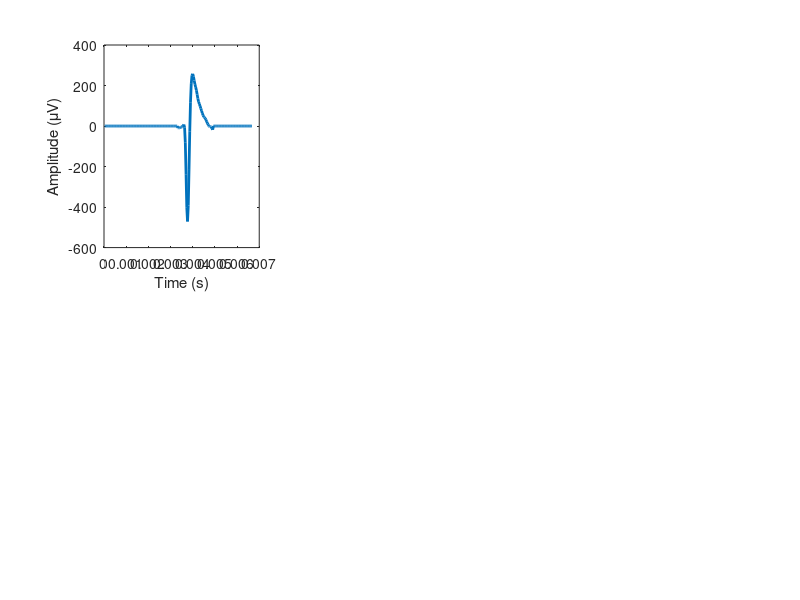

MATLAB code for this plot: (Note: this script raises an error after producing the figure.)
%% spectrum analysis of neuron
counter = 1;
filenames = {'Neuron_data_canonical.mat','Neuron_data_longerTail.mat','Neuron_data_weirdBlip.mat'};
figure
for fname = filenames
    load(fname{1}); % load neuron
    numPoints = 200;
    sampRate = 30000;
    xData = (1:1:numPoints)/sampRate;
    yData = zeros(1,numPoints);
    yData(100:100+length(neuronMeanWave)-1) = yData(100:100+length(neuronMeanWave)-1)+neuronMeanWave;
    
    subplot(2,3,counter)
    plot(xData,yData,'linewidth',2)
    xlabel('Time (s)')
    ylabel('Amplitude (\muV)')
    formatForLee(gcf)
    subplot(2,3,counter+3)
    f=periodogram(yData,[],0:1:5000,sampRate);
    plot(10*log10(f),'linewidth',2)
    xlim([0 5000])
    xlabel('Frequency (Hz)')
    ylabel('Power/Frequency (dB/Hz)')
    formatForLee(gcf)
    counter = counter+1;
end

%% do it for the stimulation artefact
figure;
load('artifact_lowGain.mat')
idx = [52, 71, 82];
sampRate = 30000;
counter = 1;
for i = idx
    yData = squeeze(artifactData(1).artifact(i,1,:));
    xData = (1:1:numel(yData))/sampRate;
    subplot(2,3,counter)
    plot(xData*1000,yData,'linewidth',2)
    xlabel('Time (ms)')
    ylabel('Amplitude (\muV)')
    formatForLee(gcf)
    subplot(2,3,counter + 3)
    f=periodogram(yData,[],0:1:5000,sampRate);
    plot(10*log10(f),'linewidth',2)
    xlim([0 5000])
    xlabel('Frequency (Hz)')
    ylabel('Power/Frequency (dB/Hz)')
    formatForLee(gcf)
    counter = counter+1;
end

%% look at how filter affects neuron and the stimulation artefact
counter = 1;
filenames = {'Neuron_data_canonical.mat','Neuron_data_longerTail.mat','Neuron_data_weirdBlip.mat'};
load('artifact_lowGain.mat')
idx = [52, 71, 82];
sampRate = 30000;
figure
for fname = filenames
    load(fname{1}); % load neuron
    numPoints = 200;
    sampRate = 30000;
    xData = (1:1:numPoints)/sampRate;
    yData = zeros(1,numPoints);
    neuronMeanWave = 150*neuronMeanWave/(max(abs(neuronMeanWave)));
    yData(100:100+length(neuronMeanWave)-1) = yData(100:100+length(neuronMeanWave)-1)+neuronMeanWave;
    
    % filter yData
    sampRate = 30000; % hz
    fhigh = 200;
    flow = 3000;
    [b,a] = butter(6,[fhigh,flow]/(sampRate/2),'bandpass');
    yDataFilt1 = fliplr(yData);
    yDataFilt1 = filter(b,a,yDataFilt1);
    yDataFilt1 = fliplr(yDataFilt1);    

    % plot neuron before and after filtering
    subplot(2,3,counter)
    plot(xData,yData,'linewidth',2,'color','k')
    hold on
    plot(xData,yDataFilt1,'linewidth',2,'color','r')

    xlabel('Time (s)')
    ylabel('Amplitude (\muV)')
    formatForLee(gcf)
    
    % do for artefact
    numPad = 200;
    yData = squeeze(artifactData(1).artifact(idx(counter),1,:))';
    xData = ((1:1:numel(yData)))/sampRate;
    yData(end+1:end+numPad) = mean(yData(end-50:end))+rand(1,numPad);
    threshold = -4*rms(yData(1:97)-mean(yData(1:97)));
    yData = yData - mean(yData(1:97));
    % filter yData
    yDataFilt1 = fliplr(yData);
    yDataFilt1 = filter(b,a,yDataFilt1);
    yDataFilt1 = fliplr(yDataFilt1);
    yData = yData(1:numel(xData));
    yDataFilt1 = yDataFilt1(1:numel(xData));
    
    % plot things
    subplot(2,3,counter+3)
    plot(xData,yData,'linewidth',2,'color','k')
    hold on
    plot(xData,yDataFilt1,'linewidth',2,'color','r');
    xlabel('Time (s)')
    ylabel('Amplitude (\muV)')
    xlim([0 6/1000])
    formatForLee(gcf)
    counter = counter+1;
end

%% do template subtraction and look at artefact power spectrum
figure;
load('artifact_highHeadRoom.mat')
load('Neuron_data_canonical.mat');
idx = [73, 71, 82];
sampRate = 30000;
counter = 1;
neuronIdx = 150;
for i = idx(1)
    template = mean(squeeze(artifactData(1).artifact(i,1:2:end,:)));
    yData = squeeze(artifactData(1).artifact(i,5,:)) - template';
%     yData(neuronIdx:neuronIdx+length(neuronMeanWave)-1) = yData(neuronIdx:neuronIdx+length(neuronMeanWave)-1)+neuronMeanWave';
    xData = ((1:1:numel(yData)))/sampRate;
    
    numPad = 200;
    yData(end+1:end+numPad) = mean(yData(end-50:end))+rand(1,numPad);

    fhigh = 200; % hz
    flow = 1300; % hz
    order = 4;
    [b,a] = butter(order,[fhigh,flow]/(sampRate/2),'bandpass');
    yDataFilt1 = fliplr(yData')';
    yDataFilt1 = filter(b,a,yDataFilt1);
    yDataFilt1 = fliplr(yDataFilt1')';
    yDataFilt1 = yDataFilt1(1:numel(xData));

    [b,a] = butter(order,[fhigh]/(sampRate/2),'high');
    yDataFiltHigh = fliplr(yData')';
    yDataFiltHigh = filter(b,a,yDataFiltHigh);
    yDataFiltHigh = fliplr(yDataFiltHigh')'; 
    yDataFiltHigh= yDataFiltHigh(1:numel(xData));

    [b,a] = butter(order,[flow]/(sampRate/2),'low');
    yDataFiltLow = fliplr(yData')';
    yDataFiltLow = filter(b,a,yDataFiltLow);
    yDataFiltLow = fliplr(yDataFiltLow')'; 
    yDataFiltLow = yDataFiltLow(1:numel(xData));
    
    plot(xData,yData(1:numel(xData)),'linewidth',2,'color','k')
    hold on
    plot(xData,yDataFiltHigh,'linewidth',2,'color','b')
    plot(xData,yDataFilt1,'linewidth',2,'color','r')
    xlabel('Time (s)')
    ylabel('Amplitude (\muV)')
    xlim([0 6/1000])
%     ylim([-1000 1000])
    if(counter == 1)
        l=legend('Artifact','Highpass','Bandpass')
        set(l,'box','off')
    end
    formatForLee(gcf)
%     subplot(2,3,counter + 3)
%     upperLim = 15000;
%     f=periodogram(yData,[],0:1:upperLim,sampRate);
%     plot(10*log10(f),'linewidth',2)
%     xlim([0 upperLim])
%     xlabel('Frequency (Hz)')
%     ylabel('Power/Frequency (dB/Hz)')
%     formatForLee(gcf)
    counter = counter+1;
end

%% bandpass filter multiple neurons and get time shift distribution
load('Neuron_data_lots.mat')
numPoints = 200;
sampRate = 30000;
shifts = zeros(size(neuronMeanWave,1),1);
for i = 1:size(neuronMeanWave,1)
    xData = (1:1:numPoints)/sampRate;
    yData = zeros(1,numPoints);
    nmw = neuronMeanWave(i,:);
    nmw = 150*nmw/(max(abs(nmw)));
    yData(100:100+length(nmw)-1) = yData(100:100+length(nmw)-1)+nmw;

    % filter yData
    sampRate = 30000; % hz
    fhigh = 250;
    flow = 1500;
    [b,a] = butter(6,[fhigh,flow]/(sampRate/2),'bandpass');
    yDataFilt1 = fliplr(yData);
    yDataFilt1 = filter(b,a,yDataFilt1);
    yDataFilt1 = fliplr(yDataFilt1);   
    
    % find shift in peak and save
    [m, minUnfiltered] = min(yData);
    [m, minFiltered] = min(yDataFilt1);
    shifts(i) = (minFiltered-minUnfiltered)/sampRate;
end

[bC,bE] = histcounts(shifts);
bE = bE*1000; % we are in ms now
bFig = bar(bE(1:end-1)+(bE(2)-bE(1))/2,bC,'facecolor','r','edgecolor','r');
bFig.Parent.XTick = [bFig.XData(bFig.YData~=0),0];
f = gcf;
f.Position = [862.6000 322.6000 760.0000 420]
xlabel('Shift Time (ms)')
ylabel('Number of Neurons')
formatForLee(gcf);
title('Bandpass 250-1500Hz')
ylim([0 80])
% xlim([-0.14,0])
%% PCA test for removing artefacts
load('artefact_PowerSpectrum.mat')
idx = [73, 71, 82];

for i = idx(1)
    % get data
    data = squeeze(artifactData(1).artifact(i,:,:));
    % compute PCA for data
    coeff = pca(data');
    dataPCA = coeff'*data;
end